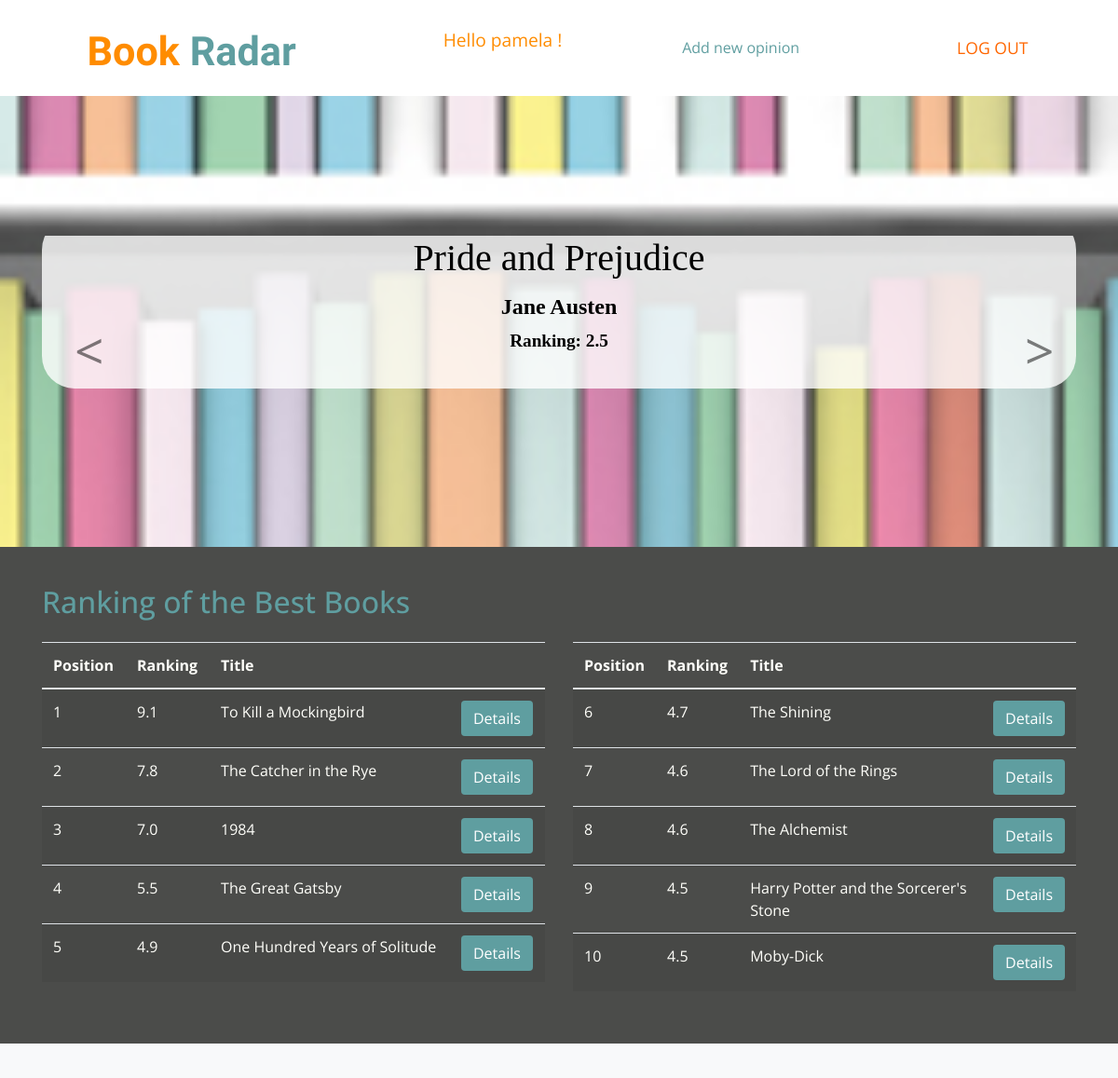
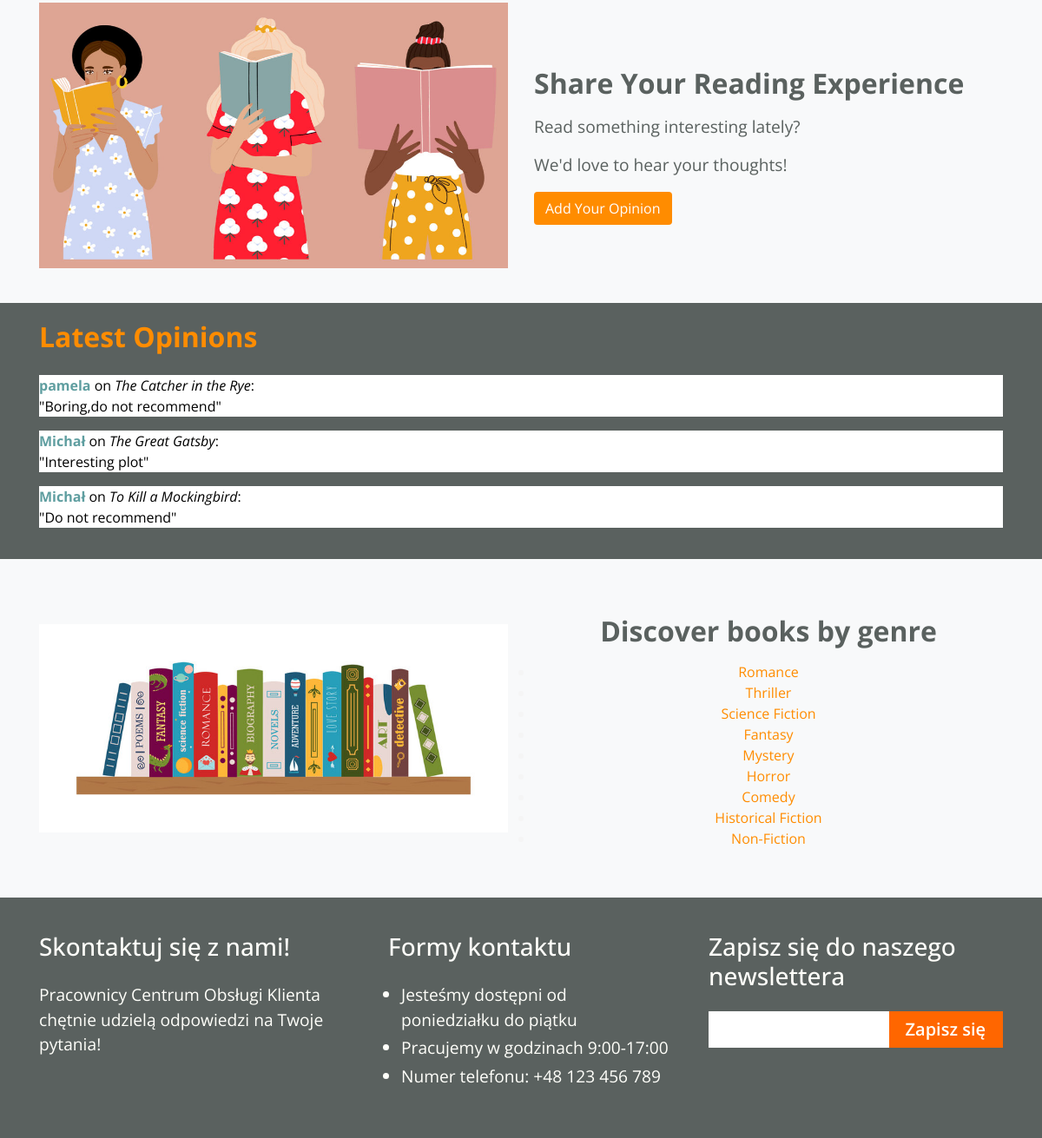
The app's page / (signed in) with its own data (2 pictures, top to bottom).
### BookRadar/models.py (models this page shows, shortened)
class Book(models.Model):
    title = models.CharField(max_length=64)
    author = models.CharField(max_length=64)
    publisher = models.CharField(max_length=64, null=True)
    year = models.IntegerField(null=True)
    ranking = models.DecimalField(max_digits=3, decimal_places=1, null=True)
    average_rating = models.DecimalField(max_digits=3, decimal_places=1, null=True, blank=True)
    type = models.IntegerField(choices=BOOK_TYPES, null=True)

class Review(models.Model):
    user = models.ForeignKey(User, on_delete=models.CASCADE)
    book = models.ForeignKey(Book, on_delete=models.CASCADE)
    rating = models.IntegerField(default=1, validators=[MinValueValidator(1), MaxValueValidator(10)])
    comment = models.TextField()
    created = models.DateTimeField(auto_now_add=True)

### BookRadar/views.py (the view)
# urls.py: path('', views.IndexView.as_view(), name='index'),
class IndexView(View):
    def get(self, request):
        carousel_books = list(Book.objects.all())
        random.shuffle(carousel_books)
        carousel_books = carousel_books[:3]
        books  = Book.objects.all()
        best_books = books.order_by('-ranking')[:11]
        reviews = Review.objects.all().order_by('-created')[:3]
        ctx = {'carousel_books':carousel_books, 'best_books':best_books, 'reviews':reviews, 'books':books, 'types':BOOK_TYPES}
        return render(request, 'index.html', ctx)

### templates/index.html (shortened to what this page needs)
{% load static %}
<!DOCTYPE html>
<html lang="en">
<head>
    <link rel="stylesheet" href="https://stackpath.bootstrapcdn.com/bootstrap/4.1.3/css/bootstrap.min.css"
>
    <link rel="stylesheet" href="{% static "css/style.css" %}">
</head>
<body>
    <header class="page-header" style="background-color: white">
        <nav class="navbar navbar-expand-lg justify-content-around">
            <a href="{% url 'index' %}" class="btn navbar-brand main-logo">
                <span style="color: darkorange;">Book</span> <span style="color: cadetblue">Radar</span>
            </a>
            {% if user.is_authenticated %}
                <p style="color: darkorange">Hello {{ user.username }} !</p>
                <a href="{% url 'add-opinion' %}" style="color: cadetblue">Add new opinion</a>
                <ul class="nav nounderline text-uppercase">
                    <li class="nav-item ml-4">
                        <a class="nav-link color-header" href="{% url 'logout' %}">log out</a>
                    </li>
                </ul>
            {% endif %}
        </nav>
    </header>
    {% block content %}
    <section class="padding-large bg-light" style="background: url('{% static 'images/back.jpg' %}') center/cover fixed no-repeat; background-size: cover;">
      <div id="carouselExampleControls" class="carousel slide main-slider" data-ride="carousel">
        <div class="carousel-inner container">
          {% for book in carousel_books %}
          <div class="carousel-item {% if forloop.first %}active{% endif %}">
            <div class="carousel-caption d-block" style="background: rgba(255, 255, 255, 0.8); border-radius: 35px; padding: 20px; font-family: Pagul">
              <h1 style="font-size: 2.5em; margin-bottom: 10px;">{{ book.title }}</h1>
              <p style="font-size: 1.5em; margin-bottom: 5px;">{{ book.author }}</p>
              <p style="font-size: 1.2em;">Ranking: {{ book.ranking }}</p>
            </div>
          </div>
          {% endfor %}
        </div>
        <a class="carousel-control-prev" href="#carouselExampleControls" role="button" data-slide="prev">
          <span class="carousel-control-prev-icon" aria-hidden="true"></span>
        </a>
        <a class="carousel-control-next" href="#carouselExampleControls" role="button" data-slide="next">
          <span class="carousel-control-next-icon" aria-hidden="true"></span>
        </a>
      </div>
    </section>
    <section class="section-more padding-small">
        <div class="container">
            <h2 class="pb-3" style="color: cadetblue">Ranking of the Best Books</h2>
            <div class="row">
                <div class="col-md-6">
                    <table class="table table-striped">
                        <thead>
                            <tr>
                                <th>Position</th>
                                <th>Ranking</th>
                                <th>Title</th>
                                <th></th>
                            </tr>
                        </thead>
                        <tbody>
                            {% for book in best_books|slice:":5" %}
                                <tr>
                                    <td>{{ forloop.counter }}</td>
                                    <td>{{ book.ranking }}</td>
                                    <td>{{ book.title }}</td>
                                    <td>
                                        <button class="btn" style="background-color: cadetblue">
                                            <a href="#" style="color: white">Details</a>
                                        </button>
                                    </td>
                                </tr>
                            {% endfor %}
                        </tbody>
                    </table>
                </div>
                <div class="col-md-6">
                    <table class="table table-striped">
                        <thead>
                            <tr>
                                <th>Position</th>
                                <th>Ranking</th>
                                <th>Title</th>
                                <th></th>
                            </tr>
                        </thead>
                        <tbody>
                            {% for book in best_books|slice:"6:" %}
                                <tr>
                                    <td>{{ forloop.counter0|add:6 }}</td>
                                    <td>{{ book.ranking }}</td>
                                    <td>{{ book.title }}</td>
                                    <td>
                                        <button class="btn" style="background-color: cadetblue">
                                            <a href="#" style="color: white">Details</a>
                                        </button>
                                    </td>
                                </tr>
                            {% endfor %}
                        </tbody>
                    </table>
                </div>
            </div>
        </div>
    </section>
    <section class="padding-small details bg-light">
        <div class="container">
            <div class="row align-items-center">
                <div class="col-md-6">
                    <div class="text-center">
                        <img src="{% static 'images/opinion.jpg' %}" class="img-fluid" alt="Book Opinion Image">
                    </div>
                </div>
                <div class="col-md-6">
                    <div class="text-center text-md-left mt-4">
                        <h2 class="font-weight-bold mb-3">Share Your Reading Experience</h2>
                        <p>Read something interesting lately?</p>
                        <p>We'd love to hear your thoughts!</p>
                        {% if user.is_authenticated %}
                            <a href="{% url 'add-opinion' %}" class="btn" style="background-color: darkorange; color: white">Add Your Opinion</a>
                        {% else %}
                            <a href="{% url 'login' %}" class="btn" style="background-color: darkorange; color: white">Add Your Opinion</a>
                        {% endif %}
                    </div>
                </div>
            </div>
        </div>
    </section>
    <section class="newsletter-section padding-small">
        <div class="container" style="color: black">
            <h2 class="font-weight-bold mb-4" style="color: darkorange">Latest Opinions</h2>
            <ul class="list-unstyled">
                {% for review in reviews %}
                    <li class="mb-3" style="background-color: white">
                        <span class="font-weight-bold" style="color: cadetblue">{{ review.user.username }}</span>
                        on
                        <span class="font-italic">{{ review.book.title }}</span>:
                        <br>
                        "{{ review.comment }}"
                    </li>
                {% endfor %}
            </ul>
        </div>
    </section>
    <section class="padding-small details bg-light">
        <div class="container">
            <div class="row align-items-center">
                <div class="col-md-6">
                    <div class="text-center">
                        <img src="{% static 'images/genre2.jpg' %}" class="img-fluid genre-image" alt="Book Genre Image">
                    </div>
                </div>
                <div class="col-md-6 ">
                    <div class="text-center text-md-left mt-4 ">
                        <h2 class="font-weight-bold mb-3 text-center">Discover books by genre</h2>
                        <ul class="book-types-list center" style="color: whitesmoke">
                            {% for type in types %}
                            <li>
                                {% if user.is_authenticated %}
                                    <a href="/type/{{ type.0 }}" style="color: darkorange">{{ type.1 }}</a>
                                {% else %}
                                    <a href="{% url 'login' %}"  style="color: darkorange">{{ type.1 }}</a>
                                {% endif %}
                            </li>
                            {% endfor %}
                        </ul>
                    </div>
                </div>
            </div>
        </div>
    </section>
<section class="last-info-section padding-small" id="contact">
    <div class="container">
        <div class="row">
            <div class="col">
                <h3 class="mb-4">Skontaktuj się z nami!</h3>
                <p>Pracownicy Centrum Obsługi Klienta chętnie udzielą odpowiedzi na Twoje pytania!</p>
            </div>
            <div class="col pl-4 ml-4">
                <h3 class="mb-4">Formy kontaktu</h3>
                <ul class="container">
                    <li>Jesteśmy dostępni od poniedziałku do piątku</li>
                    <li>Pracujemy w godzinach 9:00-17:00</li>
                    <li>Numer telefonu: +48 123 456 789</li>
                </ul>
            </div>
            <div class="col">
                <h3 class="mb-4">Zapisz się do naszego newslettera</h3>
                <div class="input-group mb-3">
                    <input type="text" class="form-control border-0 rounded-0" placeholder=""
                        aria-label="Recipient's username" aria-describedby="basic-addon2">
                    <div class="input-group-append">
                        <button class="input-group-text btn-color border-0 rounded-0" type="submit" id="basic-addon2"><a
                                href="index.html">Zapisz się</a></button>
                    </div>
                </div>
            </div>
        </div>
    </div>
</section>
    {% endblock %}
</body>
</html>

### BookRadar/static/css/style.css (style rules this page uses)
:root { --link-color: #ff6600; --light-link-color: #fffffa; --background-color: #4b4c4a; --lighter-background-color: #5a615f; --lighter-text-color: #9fa292; --dark-text: #000000; --blue: #007bff; --yellow: #ffc107; --green: #1e7e34; font-size: 16px; }
* { margin: 0; padding: 0; box-sizing: border-box; }
html { min-height: 100%; }
body { font-family: "Open Sans", sans-serif; font-weight: 400; background: repeat url("/static/images/image.png"); }
p { font-size: 1.2rem; }
.bg-light { background: #EAEAEA; }
.center { text-align: center; }
.btn-color { background-color: var(--link-color); color: var(--light-link-color); font-weight: 600; font-size: 20px; padding: 8px 18px; }
.btn-color a { text-decoration: none; color: var(--light-link-color); }
.color-header { color: var(--link-color); }
.nav-link.color-header { color: var(--link-color) !important; }
.padding-large { padding: 150px 0; }
.padding-small { padding: 40px 0; }
.page-header { background: var(--background-color); }
.nav-link { color: var(--light-link-color)!important; font-size: 1.1rem; }
.main-logo { font-family: "Charmonman", cursive; display: inline-block; color: var(--light-link-color)!important; margin-top: 10px; font-size: 2.7rem; font-weight: 600; }
.main-logo span { color: var(--link-color); }
.carousel-control-prev-icon, .carousel-control-next-icon { opacity: 1 !important; outline: black; background-image: none; }
.carousel-control-next-icon:after { content: '>'; font-size: 55px; color: var(--dark-text); }
.carousel-control-prev-icon:after { content: '<'; font-size: 55px; color: var(--dark-text); }
.carousel-caption { position: relative !important; left: 0 !important; right: 0 !important; font-weight: 600; color: var(--dark-text) !important; }
.section-more { background: var(--background-color); color: var(--light-link-color); }
.details { color: var(--lighter-background-color); }
.newsletter-section { background: var(--lighter-background-color); color: var(--light-link-color); padding: 20px; }
.last-info-section { background: var(--lighter-background-color); color: var(--light-link-color); font-size: 1.2rem; }
.last-info-section .form-control { height: 42px; }
.last-info-section .btn-color { padding: 0 20px; }
.last-info-section li { font-size: 1.2rem; margin: 4px 0; }

### records on screen
Book: title "Pride and Prejudice", author "Jane Austen", ranking "2.5"
Book: ranking "9.1", title "To Kill a Mockingbird"
Book: ranking "7.8", title "The Catcher in the Rye"
Book: ranking "7.0", title "1984"
Book: ranking "5.5", title "The Great Gatsby"
Book: ranking "4.9", title "One Hundred Years of Solitude"
Book: ranking "4.7", title "The Shining"
Book: ranking "4.6", title "The Lord of the Rings"
Book: ranking "4.6", title "The Alchemist"
Book: ranking "4.5", title "Harry Potter and the Sorcerer's Stone"
Book: ranking "4.5", title "Moby-Dick"
Review: user.username "pamela", book "The Catcher in the Rye", comment "Boring,do not recommend"
Review: user.username "Michał", book "The Great Gatsby", comment "Interesting plot"
Review: user.username "Michał", book "To Kill a Mockingbird", comment "Do not recommend"

### other values on screen
{{ user.username }} "pamela"
{{ type.1 }} "Romance" "Thriller" "Science Fiction" "Fantasy" "Mystery" "Horror" "Comedy" "Historical Fiction" "Non-Fiction"
